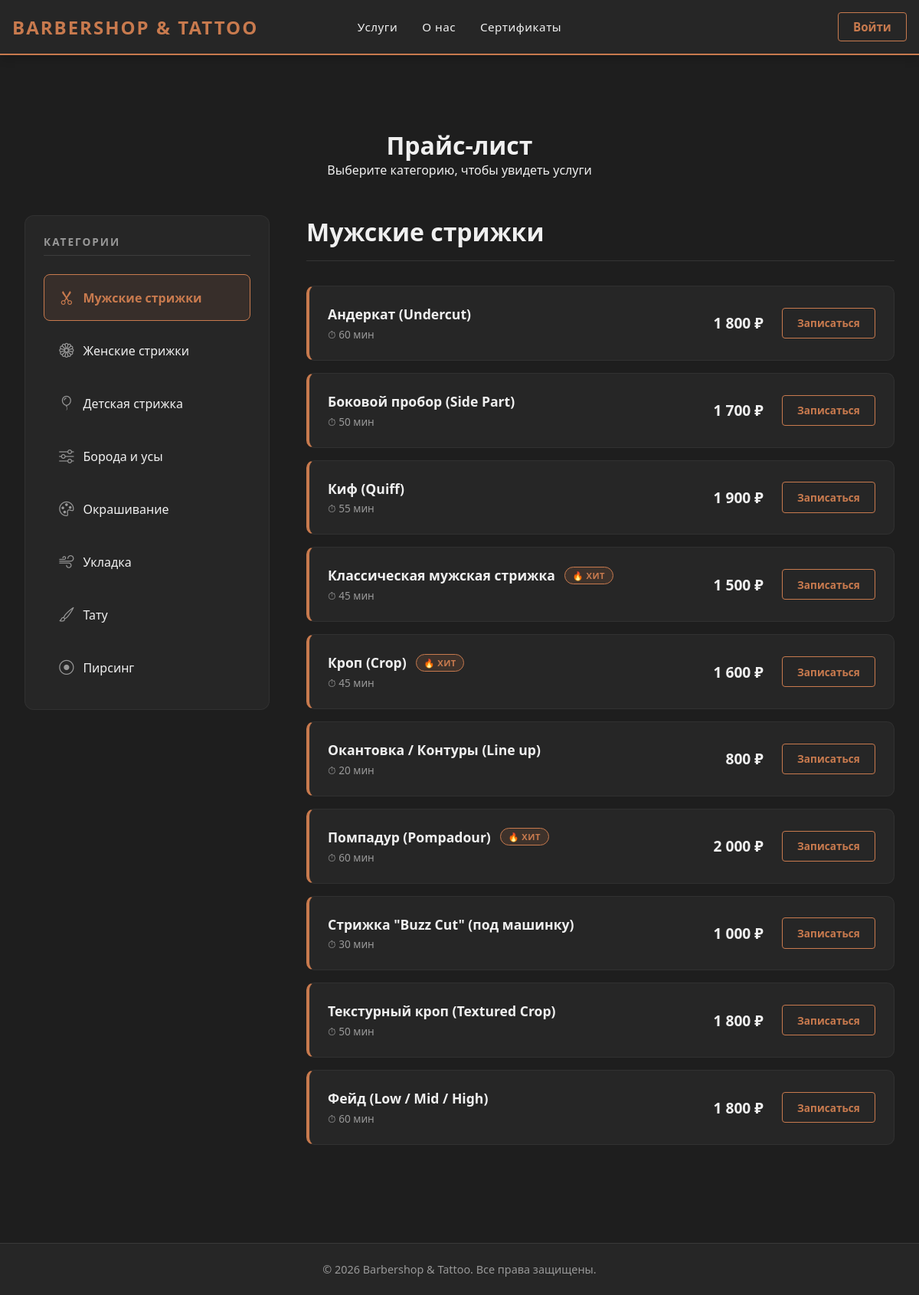
Page /services/ on the committed database.
### tables this page shows
CREATE TABLE `services` (
  `id` int NOT NULL,
  `category` varchar(50) NOT NULL,
  `sort_order` int DEFAULT '0',
  `name` varchar(100) NOT NULL,
  `price` decimal(10,2) NOT NULL,
  `duration` int NOT NULL,
  `type` enum('fixed','area','zone') DEFAULT 'fixed',
  `is_active` tinyint(1) DEFAULT '1'
);

### components/services-catalog/component.php (the view, shortened to what this page needs)
<?php
function renderServicesCatalog($db) {
    $stmt = $db->query("SELECT * FROM services WHERE is_active = 1 ORDER BY sort_order ASC, name ASC");
    $services = $stmt->fetchAll();
    $groupedServices = [];
    foreach ($services as $service) {
        $groupedServices[$service['category']][] = $service;
    }
    $categoryIcons = [
        'Мужские стрижки' => 'bi-scissors',
        'Женские стрижки' => 'bi-flower1',
        'Детская стрижка' => 'bi-balloon',
        'Борода и усы' => 'bi-sliders',
        'Окрашивание' => 'bi-palette',
        'Тату' => 'bi-brush',
        'Пирсинг' => 'bi-record-circle',
        'Укладка' => 'bi-wind'
    ];
    $popularServices = [1, 4, 6];
    ?>
    <div class="catalog-layout">
        <aside class="catalog-sidebar">
            <h3 class="sidebar-title">Категории</h3>
            <nav class="category-nav">
                <?php $isFirst = true; foreach ($groupedServices as $category => $items):
                    $iconClass = $categoryIcons[$category] ?? 'bi-star';
                    ?>
                    <button class="category-btn <?= $isFirst ? 'active' : '' ?>"
                            data-target="cat-<?= md5($category) ?>">
                        <i class="bi <?= $iconClass ?>"></i>
                        <span><?= htmlspecialchars($category) ?></span>
                    </button>
                    <?php $isFirst = false; endforeach; ?>
            </nav>
        </aside>
        <div class="catalog-content">
            <?php $isFirst = true; foreach ($groupedServices as $category => $items): ?>
                <div class="services-group <?= $isFirst ? 'active' : '' ?>" id="cat-<?= md5($category) ?>">
                    <h2 class="group-title"><?= htmlspecialchars($category) ?></h2>
                    <div class="services-list">
                        <?php foreach ($items as $item): ?>
                            <div class="service-item">
                                <div class="service-item__info">
                                    <div class="service-item__name-wrap">
                                        <h3 class="service-item__name"><?= htmlspecialchars($item['name']) ?></h3>
                                        <?php if (in_array($item['id'], $popularServices)): ?>
                                            <span class="service-badge">🔥 Хит</span>
                                        <?php endif; ?>
                                    </div>
                                    <span class="service-item__time">⏱ <?= $item['duration'] ?> мин</span>
                                </div>
                                <div class="service-item__action">
                                    <span class="service-item__price">
                                        <?= number_format($item['price'], 0, '', ' ') ?> ₽
                                    </span>
                                    <a href="/booking/?service_id=<?= $item['id'] ?>" class="btn-book">
                                        Записаться
                                    </a>
                                </div>
                            </div>
                        <?php endforeach; ?>
                    </div>
                </div>
                <?php $isFirst = false; endforeach; ?>
        </div>
    </div>
    <?php
    return ob_get_clean();
}

### template/style.css (style rules this page uses)
:root { --accent-color: #c87a4e; --bg-main: #1e1e1e; --bg-surface: #262626; --text-main: #f0f0f0; --text-muted: #999999; }
* { margin: 0; padding: 0; box-sizing: border-box; font-family: system-ui, -apple-system, sans-serif; }
body { background-color: var(--bg-main); color: var(--text-main); display: flex; flex-direction: column; min-height: 100vh; }

### template/components/services-catalog/style.css (style rules this page uses)
.catalog-layout { display: grid; grid-template-columns: 320px 1fr; gap: 3rem; margin-top: 2rem; align-items: start; }
.catalog-sidebar { background: var(--bg-surface); padding: 1.5rem; border-radius: 12px; border: 1px solid rgba(255, 255, 255, 0.05); position: sticky; top: 2rem; }
.sidebar-title { color: var(--text-muted); font-size: 0.85rem; text-transform: uppercase; letter-spacing: 2px; margin-bottom: 1.5rem; padding-bottom: 0.5rem; border-bottom: 1px solid rgba(255, 255, 255, 0.1); }
.category-nav { display: flex; flex-direction: column; gap: 0.5rem; }
.category-btn { background: transparent; border: 1px solid transparent; color: var(--text-main); text-align: left; padding: 1rem 1.2rem; border-radius: 8px; cursor: pointer; font-size: 1rem; font-weight: 500; transition: all 0.3s ease; display: flex; align-items: center; gap: 12px; }
.category-btn i { font-size: 1.2rem; color: var(--text-muted); transition: color 0.3s ease; }
.category-btn.active { background: rgba(200, 122, 78, 0.1); border-color: var(--accent-color); color: var(--accent-color); font-weight: 700; }
.category-btn.active i { color: var(--accent-color); }
.catalog-content { min-width: 0; }
.services-group { display: none; }
.services-group.active { display: block; animation: fadeInSlide 0.4s ease forwards; }
.group-title { font-size: 2rem; color: var(--text-main); margin-bottom: 2rem; padding-bottom: 1rem; border-bottom: 1px solid rgba(255, 255, 255, 0.1); }
.services-list { display: flex; flex-direction: column; gap: 1rem; }
.service-item { display: flex; justify-content: space-between; align-items: center; padding: 1.5rem; background: var(--bg-surface); border: 1px solid rgba(255, 255, 255, 0.05); border-left: 4px solid var(--accent-color); border-radius: 10px; transition: border-color 0.3s ease, transform 0.3s ease, box-shadow 0.3s ease; }
.service-item__info { display: flex; flex-direction: column; gap: 0.3rem; }
.service-item__name-wrap { display: flex; align-items: center; gap: 12px; }
.service-item__name { font-size: 1.1rem; font-weight: 600; margin: 0; }
.service-item__time { color: var(--text-muted); font-size: 0.85rem; }
.service-item__action { display: flex; align-items: center; gap: 1.5rem; }
.service-item__price { font-weight: 800; font-size: 1.2rem; color: var(--text-main); }
.btn-book { background: transparent; color: var(--accent-color); border: 1px solid var(--accent-color); padding: 0.6rem 1.2rem; border-radius: 4px; text-decoration: none; font-size: 0.85rem; font-weight: 600; transition: all 0.3s ease; white-space: nowrap; }
.service-badge { background: rgba(200, 122, 78, 0.15); color: var(--accent-color); border: 1px solid var(--accent-color); font-size: 0.7rem; font-weight: 800; text-transform: uppercase; padding: 0.2rem 0.6rem; border-radius: 20px; letter-spacing: 0.5px; white-space: nowrap; }

### rows in the picture
services: name "Андеркат (Undercut)", duration "60", price "1 800"
services: name "Боковой пробор (Side Part)", duration "50", price "1 700"
services: name "Киф (Quiff)", duration "55", price "1 900"
services: name "Классическая мужская стрижка", shows "🔥 ХИТ", duration "45", price "1 500"
services: name "Кроп (Crop)", shows "🔥 ХИТ", duration "45", price "1 600"
services: name "Окантовка / Контуры (Line up)", duration "20", price "800"
services: name "Помпадур (Pompadour)", shows "🔥 ХИТ", duration "60", price "2 000"
services: name "Стрижка \"Buzz Cut\" (под машинку)", duration "30", price "1 000"
services: name "Текстурный кроп (Textured Crop)", duration "50", price "1 800"
services: name "Фейд (Low / Mid / High)", duration "60", price "1 800"

### other values in the picture
$category "Мужские стрижки"
$category "Женские стрижки"
$category "Детская стрижка"
$category "Борода и усы"
$category "Окрашивание"
$category "Укладка"
$category "Тату"
$category "Пирсинг"
